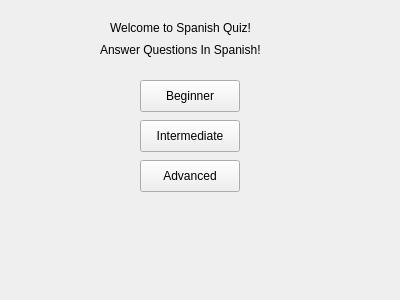
<?xml version="1.0" encoding="UTF-8"?>
<ui version="4.0">
 <class>menuText</class>
 <widget class="QWidget" name="menuText">
  <property name="geometry">
   <rect>
    <x>0</x>
    <y>0</y>
    <width>400</width>
    <height>300</height>
   </rect>
  </property>
  <property name="windowTitle">
   <string>Form</string>
  </property>
  <widget class="QLabel" name="label">
   <property name="geometry">
    <rect>
     <x>110</x>
     <y>20</y>
     <width>161</width>
     <height>16</height>
    </rect>
   </property>
   <property name="text">
    <string>Welcome to Spanish Quiz!</string>
   </property>
  </widget>
  <widget class="QLabel" name="label_2">
   <property name="geometry">
    <rect>
     <x>100</x>
     <y>40</y>
     <width>201</width>
     <height>20</height>
    </rect>
   </property>
   <property name="text">
    <string>Answer Questions In Spanish!</string>
   </property>
  </widget>
  <widget class="QPushButton" name="pushButton">
   <property name="geometry">
    <rect>
     <x>140</x>
     <y>80</y>
     <width>100</width>
     <height>32</height>
    </rect>
   </property>
   <property name="text">
    <string>Beginner</string>
   </property>
  </widget>
  <widget class="QPushButton" name="pushButton_2">
   <property name="geometry">
    <rect>
     <x>140</x>
     <y>120</y>
     <width>100</width>
     <height>32</height>
    </rect>
   </property>
   <property name="text">
    <string>Intermediate</string>
   </property>
  </widget>
  <widget class="QPushButton" name="pushButton_3">
   <property name="geometry">
    <rect>
     <x>140</x>
     <y>160</y>
     <width>100</width>
     <height>32</height>
    </rect>
   </property>
   <property name="text">
    <string>Advanced</string>
   </property>
  </widget>
 </widget>
 <resources/>
 <connections/>
</ui>
